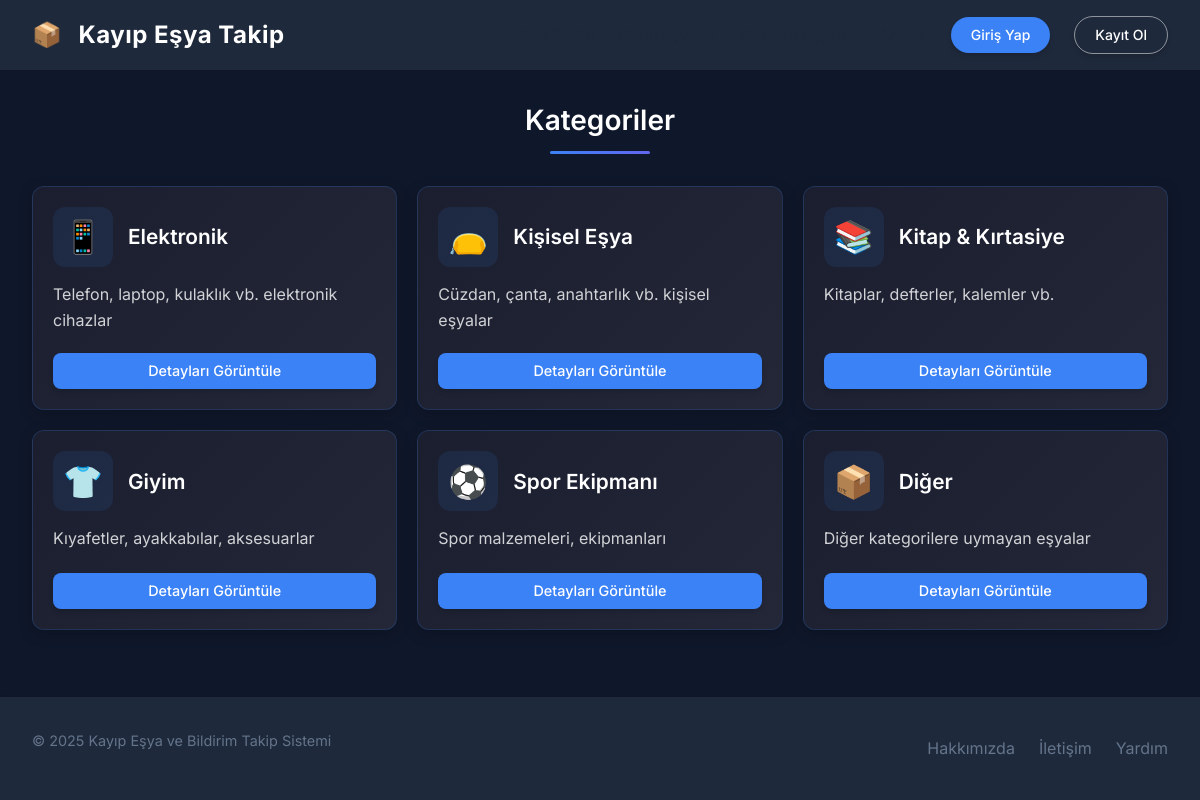
Screenshot of /kategoriler/ with the database file from the repository.
### items/models.py (models this page shows, shortened)
class ItemCategory(models.Model):
    name = models.CharField(max_length=100, unique=True, verbose_name="Kategori Adı")
    description = models.TextField(verbose_name="Kategori Açıklaması")
    icon = models.CharField(max_length=50, verbose_name="Kategori İkonu", blank=True)
    class Meta:
        verbose_name = "Eşya Kategorisi"
        verbose_name_plural = "Eşya Kategorileri"

### items/views.py (the view)
# urls.py: path('kategoriler/', views.CategoryListView.as_view(), name='categories'),
class CategoryListView(ListView):
    model = ItemCategory
    template_name = 'items/categories/list.html'
    context_object_name = 'categories'
    paginate_by = 12
    def get_context_data(self, **kwargs):
        context = super().get_context_data(**kwargs)
        context['page_title'] = 'Eşya Kategorileri'
        return context

### lostfound/context_processors.py (called while the page is built)
def unread_messages_count(request):
    if request.user.is_authenticated:
        unread_count = Message.objects.filter(
            receiver=request.user,
            is_read=False
        ).count()
        return {'unread_messages_count': unread_count}
    return {'unread_messages_count': 0}

### items/templates/items/categories/list.html (shortened to what this page needs)
{% extends 'items/base.html' %}
{% block content %}
<div class="container">
    <h2 class="section-title">Kategoriler</h2>
    {% if categories %}
        <div class="categories-grid">
            {% for category in categories %}
                <div class="category-card">
                    <div class="category-header">
                        <div class="category-icon">
                            {% if category.icon %}
                                {{ category.icon }}
                            {% else %}
                                📦
                            {% endif %}
                        </div>
                        <h3 class="category-name">{{ category.name }}</h3>
                    </div>
                    <div class="category-description">
                        <p>{{ category.description|truncatewords:15 }}</p>
                    </div>
                    <div class="category-footer">
                        <a href="{% url 'category-detail' category.pk %}" class="btn btn-primary btn-small">Detayları Görüntüle</a>
                    </div>
                </div>
            {% endfor %}
        </div>
    {% else %}
        <div class="empty-state">
            <div class="empty-state-icon">📂</div>
            <h3>Henüz kategori bulunmuyor</h3>
            <p>Sistem yöneticileri tarafından kategoriler eklendiğinde burada görüntülenecektir.</p>
        </div>
    {% endif %}
</div>
{% endblock %}

### items/static/items/css/style.css (style rules this page uses)
:root { --primary-color: #3b82f6; --primary-hover: #2563eb; --secondary-color: #10b981; --secondary-hover: #059669; --tertiary-color: #6366f1; --tertiary-hover: #4f46e5; --dark-color: #1e293b; --light-color: #f8fafc; --gray-color: #64748b; --light-gray: #e2e8f0; --danger-color: #ef4444; --warning-color: #f59e0b; --success-color: #10b981; --info-color: #0ea5e9; --border-radius: 0.5rem; --box-shadow: 0 10px 15px -3px rgba(0, 0, 0, 0.1), 0 4px 6px -4px rgba(0, 0, 0, 0.1); --box-shadow-sm: 0 1px 2px 0 rgba(0, 0, 0, 0.05); --transition: all 0.2s ease; --font-family: 'Inter', system-ui, -apple-system, BlinkMacSystemFont, 'Segoe UI', Roboto, Helvetica, Arial, sans-serif; }
* { margin: 0; padding: 0; box-sizing: border-box; }
html { font-size: 16px; scroll-behavior: smooth; }
body { font-family: var(--font-family); line-height: 1.6; color: var(--dark-color); background-color: #f1f5f9; min-height: 100vh; display: flex; flex-direction: column; overflow-x: hidden; }
a { color: var(--primary-color); text-decoration: none; transition: var(--transition); }
h1, h2, h3, h4, h5, h6 { font-weight: 600; line-height: 1.3; color: var(--dark-color); margin-bottom: 1rem; }
h2 { font-size: 1.75rem; }
h3 { font-size: 1.5rem; }
p { margin-bottom: 1rem; }
.container { width: 100%; max-width: 1200px; margin: 0 auto; padding: 2rem; }
.btn { display: inline-flex; align-items: center; justify-content: center; padding: 0.75rem 1.5rem; border-radius: var(--border-radius); text-decoration: none; font-weight: 500; cursor: pointer; transition: all 0.3s ease; border: none; font-size: 0.95rem; gap: 0.5rem; line-height: 1.4; }
.btn-primary { background-color: var(--primary-color); color: white; }
.btn-small { padding: 0.5rem 1rem; font-size: 0.875rem; }
.section-title { position: relative; font-size: 1.75rem; padding-bottom: 0.75rem; margin-bottom: 1.5rem; color: var(--dark-color); }
.section-title::after { content: ''; position: absolute; left: 0; bottom: 0; width: 50px; height: 3px; background: linear-gradient(135deg, var(--primary-color), var(--tertiary-color)); border-radius: 3px; }
.category-icon { font-size: 2rem; background: rgba(59, 130, 246, 0.2); width: 50px; height: 50px; border-radius: 10px; display: flex; align-items: center; justify-content: center; flex-shrink: 0; }
.category-name { color: white; font-weight: 500; font-size: 1rem; }
.container { padding-top: 2rem; padding-bottom: 2rem; }
.section-title { text-align: center; margin-bottom: 2rem; padding-bottom: 1rem; position: relative; color: #fff; }
.section-title::after { content: ''; position: absolute; left: 50%; bottom: 0; width: 100px; height: 3px; transform: translateX(-50%); background: linear-gradient(135deg, var(--primary-color), var(--tertiary-color)); border-radius: 3px; }
body { background-color: #0f172a; color: white; }
.btn { box-shadow: 0 4px 6px -1px rgba(0, 0, 0, 0.1), 0 2px 4px -1px rgba(0, 0, 0, 0.06); }

### items/templates/items/categories/list.html (style rules this page uses)
.categories-grid { display: grid; grid-template-columns: repeat(auto-fit, minmax(300px, 1fr)); gap: 20px; margin-top: 20px; }
.category-card { background: linear-gradient(135deg, #1a1e2e 0%, #232738 100%); border-radius: 12px; padding: 20px; box-shadow: 0 4px 15px rgba(0, 0, 0, 0.2); border: 1px solid rgba(59, 130, 246, 0.2); transition: all 0.3s ease; display: flex; flex-direction: column; min-height: 200px; }
.category-header { display: flex; align-items: center; margin-bottom: 15px; }
.category-icon { font-size: 2rem; margin-right: 15px; background: rgba(59, 130, 246, 0.1); width: 60px; height: 60px; border-radius: 12px; display: flex; align-items: center; justify-content: center; }
.category-name { font-size: 1.3rem; font-weight: 600; color: #ffffff; margin: 0; line-height: 1.3; word-wrap: break-word; }
.category-description { flex-grow: 1; margin-bottom: 20px; }
.category-description p { color: rgba(255, 255, 255, 0.8); line-height: 1.6; margin: 0; word-wrap: break-word; overflow-wrap: break-word; }
.category-footer { display: flex; gap: 10px; flex-wrap: wrap; }
.btn-small { padding: 8px 16px; font-size: 0.9rem; flex: 1; min-width: 120px; text-align: center; }

### rows the page displays
ItemCategory: icon "📱", name "Elektronik", description "Telefon, laptop, kulaklık vb. elektronik cihazlar"
ItemCategory: icon "👝", name "Kişisel Eşya", description "Cüzdan, çanta, anahtarlık vb. kişisel eşyalar"
ItemCategory: icon "📚", name "Kitap & Kırtasiye", description "Kitaplar, defterler, kalemler vb."
ItemCategory: icon "👕", name "Giyim", description "Kıyafetler, ayakkabılar, aksesuarlar"
ItemCategory: icon "⚽", name "Spor Ekipmanı", description "Spor malzemeleri, ekipmanları"
ItemCategory: icon "📦", name "Diğer", description "Diğer kategorilere uymayan eşyalar"
